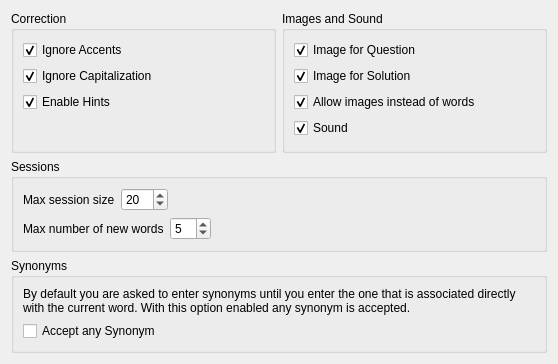
<?xml version="1.0" encoding="UTF-8"?>
<ui version="4.0">
 <class>GeneralPracticeOptions</class>
 <widget class="QWidget" name="GeneralPracticeOptions">
  <property name="geometry">
   <rect>
    <x>0</x>
    <y>0</y>
    <width>558</width>
    <height>364</height>
   </rect>
  </property>
  <layout class="QGridLayout" name="gridLayout">
   <item row="0" column="0">
    <widget class="QGroupBox" name="groupBox_3">
     <property name="title">
      <string>Correction</string>
     </property>
     <layout class="QVBoxLayout" name="verticalLayout_4">
      <item>
       <widget class="QCheckBox" name="kcfg_IgnoreAccentMistakes">
        <property name="toolTip">
         <string>Answers with wrong accents are still counted as correct.</string>
        </property>
        <property name="text">
         <string>Ignore Accents</string>
        </property>
        <property name="checked">
         <bool>true</bool>
        </property>
       </widget>
      </item>
      <item>
       <widget class="QCheckBox" name="kcfg_IgnoreCapitalizationMistakes">
        <property name="toolTip">
         <string>Any captitalization in the answer is counted as correct.</string>
        </property>
        <property name="text">
         <string>Ignore Capitalization</string>
        </property>
        <property name="checked">
         <bool>true</bool>
        </property>
       </widget>
      </item>
      <item>
       <widget class="QCheckBox" name="kcfg_ShowHints">
        <property name="toolTip">
         <string>During the practice you can use the hint button to see parts of the solution.</string>
        </property>
        <property name="text">
         <string>Enable Hints</string>
        </property>
        <property name="checked">
         <bool>true</bool>
        </property>
       </widget>
      </item>
      <item>
       <spacer name="verticalSpacer_2">
        <property name="orientation">
         <enum>Qt::Vertical</enum>
        </property>
        <property name="sizeHint" stdset="0">
         <size>
          <width>20</width>
          <height>40</height>
         </size>
        </property>
       </spacer>
      </item>
     </layout>
    </widget>
   </item>
   <item row="0" column="1">
    <widget class="QGroupBox" name="groupBox_4">
     <property name="title">
      <string>Images and Sound</string>
     </property>
     <layout class="QVBoxLayout" name="verticalLayout_3">
      <item>
       <widget class="QCheckBox" name="kcfg_FlashcardsFrontImage">
        <property name="toolTip">
         <string>During the practice, images are shown for the question.</string>
        </property>
        <property name="text">
         <string>Image for Question</string>
        </property>
        <property name="checked">
         <bool>true</bool>
        </property>
       </widget>
      </item>
      <item>
       <widget class="QCheckBox" name="kcfg_FlashcardsBackImage">
        <property name="toolTip">
         <string>During the practice, images are shown for the solution.</string>
        </property>
        <property name="text">
         <string>Image for Solution</string>
        </property>
        <property name="checked">
         <bool>true</bool>
        </property>
       </widget>
      </item>
      <item>
       <widget class="QCheckBox" name="kcfg_AllowImageInsteadOfWord">
        <property name="toolTip">
         <string>Allow using images instead of words in flashcards.</string>
        </property>
        <property name="text">
         <string>Allow images instead of words</string>
        </property>
        <property name="checked">
         <bool>true</bool>
        </property>
       </widget>
      </item>
      <item>
       <widget class="QCheckBox" name="kcfg_PracticeSoundEnabled">
        <property name="toolTip">
         <string>Enable playing of pronunciation sound files during the practice.</string>
        </property>
        <property name="text">
         <string>Sound</string>
        </property>
        <property name="checked">
         <bool>true</bool>
        </property>
       </widget>
      </item>
     </layout>
    </widget>
   </item>
   <item row="2" column="0" colspan="2">
    <widget class="QGroupBox" name="groupBox">
     <property name="title">
      <string>Synonyms</string>
     </property>
     <layout class="QVBoxLayout" name="verticalLayout">
      <item>
       <widget class="QLabel" name="label">
        <property name="text">
         <string>By default you are asked to enter synonyms until you enter the one that is associated directly with the current word. With this option enabled any synonym is accepted.</string>
        </property>
        <property name="wordWrap">
         <bool>true</bool>
        </property>
       </widget>
      </item>
      <item>
       <widget class="QCheckBox" name="kcfg_CountSynonymsAsCorrect">
        <property name="text">
         <string>Accept any Synonym</string>
        </property>
       </widget>
      </item>
     </layout>
    </widget>
   </item>
   <item row="3" column="0" colspan="2">
    <spacer name="verticalSpacer">
     <property name="orientation">
      <enum>Qt::Vertical</enum>
     </property>
     <property name="sizeHint" stdset="0">
      <size>
       <width>20</width>
       <height>0</height>
      </size>
     </property>
    </spacer>
   </item>
   <item row="1" column="0" colspan="2">
    <widget class="QGroupBox" name="groupBox_2">
     <property name="title">
      <string>Sessions</string>
     </property>
     <layout class="QVBoxLayout" name="verticalLayout_2">
      <item>
       <layout class="QHBoxLayout" name="horizontalLayout">
        <item>
         <widget class="QLabel" name="label_4">
          <property name="lineWidth">
           <number>1</number>
          </property>
          <property name="text">
           <string>Max session size</string>
          </property>
          <property name="indent">
           <number>0</number>
          </property>
         </widget>
        </item>
        <item>
         <widget class="QSpinBox" name="kcfg_SessionMaxSize">
          <property name="maximumSize">
           <size>
            <width>74</width>
            <height>16777215</height>
           </size>
          </property>
          <property name="minimum">
           <number>5</number>
          </property>
          <property name="maximum">
           <number>100</number>
          </property>
          <property name="value">
           <number>20</number>
          </property>
         </widget>
        </item>
        <item>
         <spacer name="horizontalSpacer">
          <property name="orientation">
           <enum>Qt::Horizontal</enum>
          </property>
          <property name="sizeHint" stdset="0">
           <size>
            <width>0</width>
            <height>20</height>
           </size>
          </property>
         </spacer>
        </item>
       </layout>
      </item>
      <item>
       <layout class="QHBoxLayout" name="horizontalLayout_2">
        <item>
         <widget class="QLabel" name="label_5">
          <property name="lineWidth">
           <number>1</number>
          </property>
          <property name="text">
           <string>Max number of new words</string>
          </property>
          <property name="indent">
           <number>0</number>
          </property>
         </widget>
        </item>
        <item>
         <widget class="QSpinBox" name="kcfg_SessionMaxNewWords">
          <property name="maximumSize">
           <size>
            <width>74</width>
            <height>16777215</height>
           </size>
          </property>
          <property name="minimum">
           <number>2</number>
          </property>
          <property name="maximum">
           <number>20</number>
          </property>
          <property name="value">
           <number>5</number>
          </property>
         </widget>
        </item>
        <item>
         <spacer name="horizontalSpacer_2">
          <property name="orientation">
           <enum>Qt::Horizontal</enum>
          </property>
          <property name="sizeHint" stdset="0">
           <size>
            <width>0</width>
            <height>20</height>
           </size>
          </property>
         </spacer>
        </item>
       </layout>
      </item>
     </layout>
    </widget>
   </item>
  </layout>
 </widget>
 <resources/>
 <connections/>
</ui>
